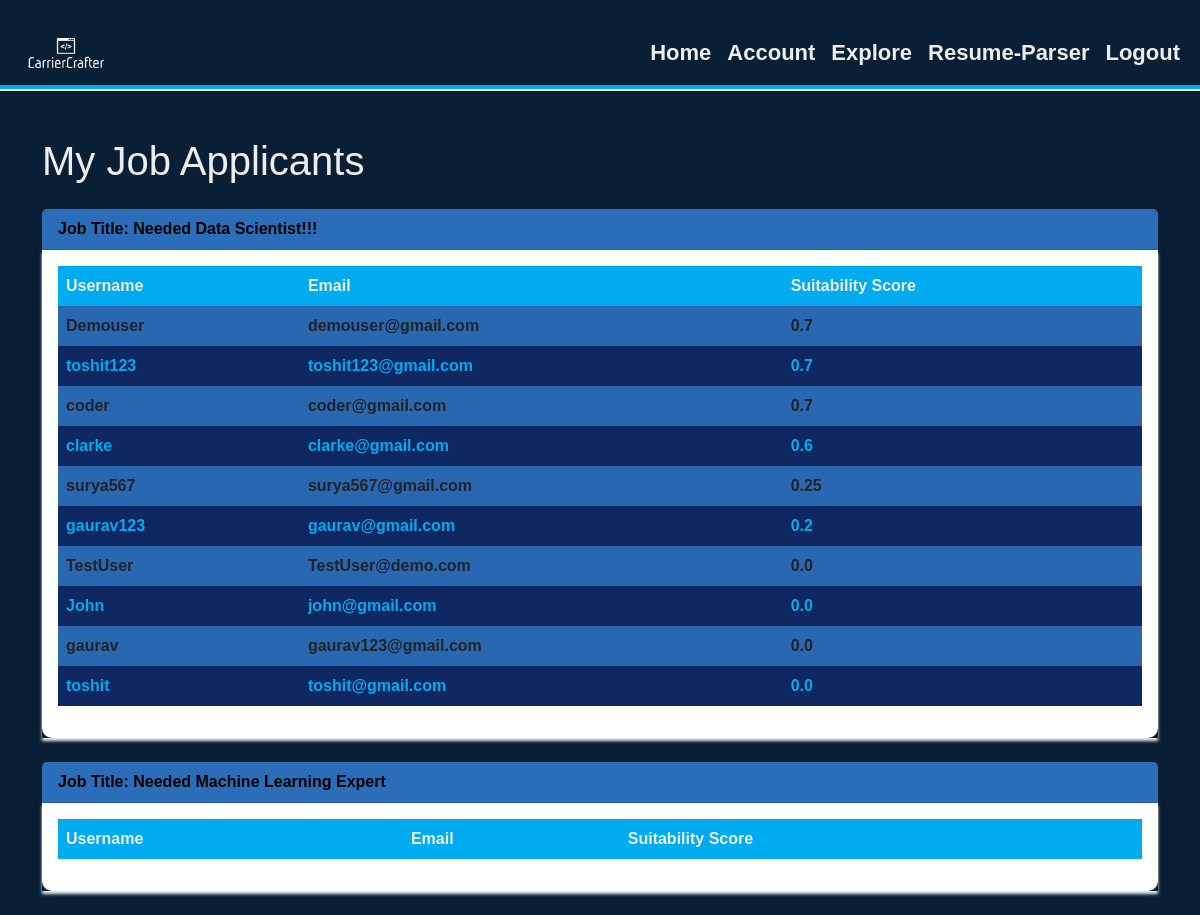
/my_jobs (signed in), run on the app's committed database.
### models.py (models this page shows, shortened)
class JobPost(db.Model):
    id = db.Column(db.Integer, primary_key=True)
    title = db.Column(db.String(100), nullable=False)
    description = db.Column(db.Text, nullable=False)
    date_posted = db.Column(db.DateTime, nullable=False, default=datetime.utcnow)
    author_id = db.Column(db.Integer, db.ForeignKey('user.id'), nullable=False)

class AnalyzeResume(db.Model):
    id = db.Column(db.Integer, primary_key=True)
    username = db.Column(db.String(100), nullable=False)
    email = db.Column(db.String(120), nullable=False)
    author_name = db.Column(db.String(100), nullable=False)
    score = db.Column(db.Float, nullable=False)
    job_post_id = db.Column(db.Integer, nullable=False)
    created_at = db.Column(db.DateTime, nullable=False, default=datetime.utcnow)

### routes.py (the view)
@app.route('/my_jobs', methods=['GET'])
@login_required
def my_jobs():
    user_jobs = JobPost.query.filter_by(author=current_user).all()
    job_ids = [job.id for job in user_jobs]
    job_applicants = AnalyzeResume.query.filter(AnalyzeResume.job_post_id.in_(job_ids)).order_by(AnalyzeResume.score.desc()).all()
    if not job_applicants:
        message = "No applications"
        return render_template('my_jobs.html', job_post=user_jobs, message=message)
    return render_template('my_jobs.html', user_jobs=user_jobs, job_applicants=job_applicants)

### models.py (called while the page is built)
@login_manager.user_loader
def load_user(user_id):
    return User.query.get(int(user_id))

### templates/my_jobs.html (shortened to what this page needs)
<!DOCTYPE html>
<html lang="en">
<head>
    <link rel="stylesheet" href="https://cdnjs.cloudflare.com/ajax/libs/font-awesome/5.15.3/css/all.min.css">
    <link rel="stylesheet" href="https://cdn.jsdelivr.net/npm/bootstrap@5.2.3/dist/css/bootstrap.min.css">
    <link rel="stylesheet" href="https://cdn.jsdelivr.net/npm/bootstrap@5.2.3/dist/css/bootstrap.rtl.min.css">
    <link rel="stylesheet" href="{{url_for('static',filename='style6.css')}}">
</head>
<body>
    <nav class="navbar navbar-expand-lg navbar-light ">
        <div class="container-fluid">
            <a class="navbar-brand " href="#"><img src="/static/logo.png" alt="Logo" height="30"></a>
            <div class="collapse navbar-collapse justify-content-end" id="navbarNav">
                <ul class="navbar-nav">
                    <li class="nav-item">
                        <b><a class="nav-link links" href="{{url_for('home')}}">Home</a></b>
                    </li>
                    <li class="nav-item">
                        <b><a class="nav-link links" href="{{url_for('account')}}">Account</a></b>
                    </li>
                    <li class="nav-item">
                        <b><a class="nav-link links" href="{{url_for('all_jobs')}}">Explore</a></b>
                    </li>
                    <li class="nav-item">
                        <b><a class="nav-link links" href="https://dummyrpbycc.streamlit.app/">Resume-Parser</a></b>
                    </li>
                    <li class="nav-item">
                        <b><a class="nav-link links" href="{{url_for('login')}}">Logout</a></b>
                    </li>
                </ul>
            </div>
        </div>
    </nav>
    {% if message %}
       <h1 style="text-align:center;">{{ message }}</h1>
    {% else %}
            <div class="container mt-5">
                <h1 class="mb-4">My Job Applicants</h1>
                {% for job in user_jobs %}
                <div class="card mb-4">
                    <div class="card-header">
                        Job Title: {{ job.title }}
                    </div>
                    <div class="card-body">
                        <table class="table table-striped">
                            <thead>
                                <tr>
                                    <th>Username</th>
                                    <th>Email</th>
                                    <th>Suitability Score</th>
                                </tr>
                            </thead>
                            <tbody>
                                {% for applicant in job_applicants if applicant.job_post_id == job.id %}
                                <tr>
                                    <td>{{ applicant.username }}</td>
                                    <td>{{ applicant.email }}</td>
                                    <td>{{ applicant.score }}</td>
                                </tr>
                                {% endfor %}
                            </tbody>
                        </table>
                    </div>
                </div>
                {% endfor %}
            </div>
    {% endif %}
</body>
</html>

### static/style6.css (style rules this page uses)
:root { --bg-color:#0f2862; --backup-color:#091f36; --text-color:#ededed; --main1-color:#00abf0; --main2-color:#2b6db9; }
body { background-color: var(--backup-color); color:var(--text-color); margin:0; font-family:Kreon,Arial; padding-top:20px; }
ul li { font-size:22px; }
nav { border-bottom: 4px solid var(--main1-color); box-shadow:0 2px 0px var(--text-color) ; }
ul li a { cursor: pointer; color:var(--text-color); }
.links { color: #ededed; }
.card-body { box-shadow: 0 3px 3px var(--text-color); }
.card-header { background-color: var(--main2-color); font-weight: bold; color: black; }
.card { border: none; border-radius: 10px; box-shadow: 0px 4px 8px rgba(0, 0, 0, 0.1); margin-bottom: 20px; }
.table { background-color: var(--bg-color); color: var(--text-color); }
.table th, .table td { border: none; color:var(--main1-color); font-weight: bold; }
.table th { background-color: var(--main1-color); color: var(--text-color); }
.table-striped tbody tr:nth-of-type(odd) { background-color: var(--main2-color); }
.table-striped tbody tr:nth-of-type(even) { background-color: var(--bg-color); }

### data on the page
JobPost: title "Needed Data Scientist!!!"
AnalyzeResume: username "Demouser", email "demouser@gmail.com", score "0.7"
AnalyzeResume: username "toshit123", email "toshit123@gmail.com", score "0.7"
AnalyzeResume: username "coder", email "coder@gmail.com", score "0.7"
AnalyzeResume: username "clarke", email "clarke@gmail.com", score "0.6"
AnalyzeResume: username "surya567", email "surya567@gmail.com", score "0.25"
AnalyzeResume: username "gaurav123", email "gaurav@gmail.com", score "0.2"
AnalyzeResume: username "TestUser", email "TestUser@demo.com", score "0.0"
AnalyzeResume: username "John", email "john@gmail.com", score "0.0"
AnalyzeResume: username "gaurav", email "gaurav123@gmail.com", score "0.0"
AnalyzeResume: username "toshit", email "toshit@gmail.com", score "0.0"
JobPost: title "Needed Machine Learning Expert"
